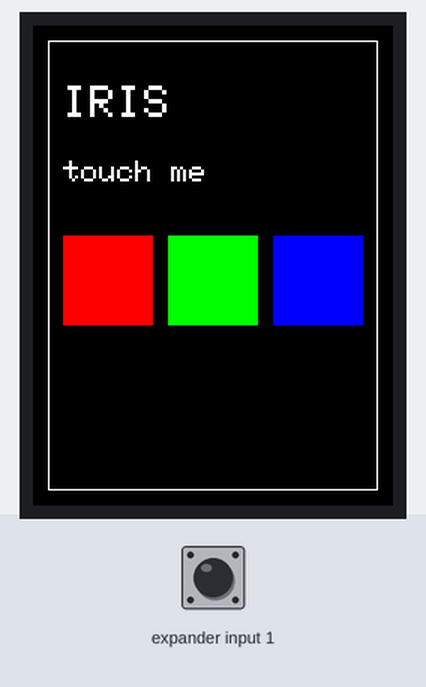
Bench run of a sketch on a simulated ESP32. Shown: 240×320 colour display. Wiring (inferred from the names in the program): PCF8574 port expander at I2C address 0x38. Inputs (shaded band) come from the test bench; at power-on: expander input 1 HIGH. What the sketch prints to the serial monitor is not drawn.

Above: at 0.5 s.

The sketch:

display_check.ino
```cpp
/* display_check — does the screen light up, and does touch report sane numbers?
   Nothing to do with iris. This exists so that when the real sketch misbehaves
   you already know whether the panel and the touch controller are good. */

#include <SPI.h>
/* This sketch is for one board: the ES3C28P (LCDWIKI's 2.8-inch ESP32-S3
   display board). It drives that board's TFT (thin-film transistor) screen,
   an ILI9341 at 240 x 320, over SPI (serial peripheral interface, the fast
   four-wire bus screens use) on its fixed pins, and talks to its FT6336
   touch controller on I2C (inter-integrated circuit, a two-wire bus) at
   0x38, so it will not build for an Uno, a Pico or a plain ESP32 -- that is
   the hardware, not a bug. */
#include <Wire.h>

/* BOARD SETTINGS. This sketch drives the ES3C28P's own pins, so it needs
   the ESP32-S3 board entry, and Serial reaches the computer through the
   chip's own USB (Universal Serial Bus) port only with USB CDC On Boot
   enabled (CDC: Communications Device Class, the USB serial-port standard).
   Either USB Mode works: this sketch uses nothing from the USB-OTG
   (On-The-Go) mode's TinyUSB software. */
#if defined(ARDUINO_ARCH_ESP32) && !defined(CONFIG_IDF_TARGET_ESP32S3)
#error "This sketch is for the ESP32-S3 display board. Set Tools -> Board -> esp32 -> ESP32S3 Dev Module, then set the board options in GET-STARTED.md."
#endif
#if defined(CONFIG_IDF_TARGET_ESP32S3) && !ARDUINO_USB_CDC_ON_BOOT
#error "Set Tools -> USB CDC On Boot -> Enabled. The board's USB socket is the chip's own USB port; with this setting off, Serial prints to pins 43 and 44 instead and Serial Monitor stays empty."
#endif

#include <Adafruit_GFX.h>
#include <Adafruit_ILI9341.h>

#define LCD_CS 10
#define LCD_DC 46
#define LCD_SCK 12
#define LCD_MOSI 11
#define LCD_MISO 13
#define LCD_BL 45
#define SDA_PIN 16
#define SCL_PIN 15
#define TOUCH_ADDR 0x38

Adafruit_ILI9341 tft = Adafruit_ILI9341(LCD_CS, LCD_DC, -1);

/* FT6336: touch count in 0x02, then X and Y as 12-bit values in 0x03..0x06. */
static bool touch_read(int *x, int *y) {
  Wire.beginTransmission(TOUCH_ADDR);
  Wire.write(0x02);
  if (Wire.endTransmission(false) != 0) return false;
  if (Wire.requestFrom(TOUCH_ADDR, 5) != 5) return false;
  uint8_t n  = Wire.read() & 0x0F;
  uint8_t xh = Wire.read(), xl = Wire.read();
  uint8_t yh = Wire.read(), yl = Wire.read();
  if (n == 0) return false;
  *x = ((xh & 0x0F) << 8) | xl;
  *y = ((yh & 0x0F) << 8) | yl;
  return true;
}

void setup() {
  Serial.begin(115200);
  /* On a board with native USB, this kit's among them, the serial port
     exists only once the computer opens it, and anything printed before
     that is lost. Wait for it, for twenty seconds at most. */
  while (!Serial && millis() < 20000) delay(10);
  delay(200);
  Serial.println("\ndisplay_check");

  pinMode(LCD_BL, OUTPUT);
  digitalWrite(LCD_BL, HIGH);                 /* backlight on, full brightness */

  SPI.begin(LCD_SCK, LCD_MISO, LCD_MOSI, LCD_CS);
  tft.begin();
  tft.invertDisplay(true);                    /* this panel ships inverted */
  tft.setRotation(0);
  tft.fillScreen(ILI9341_BLACK);

  tft.setTextColor(ILI9341_WHITE);
  tft.setTextSize(3);
  tft.setCursor(20, 40);  tft.print("IRIS");
  tft.setTextSize(2);
  tft.setCursor(20, 90);  tft.print("touch me");

  tft.drawRect(10, 10, 220, 300, ILI9341_WHITE);
  tft.fillRect(20, 140, 60, 60, ILI9341_RED);
  tft.fillRect(90, 140, 60, 60, ILI9341_GREEN);
  tft.fillRect(160, 140, 60, 60, ILI9341_BLUE);

  Wire.begin(SDA_PIN, SCL_PIN);
  Serial.println("screen drawn. If you see IRIS, a white border and three");
  Serial.println("colour squares (red, green, blue) the panel is good.");
  /* Say so if the touch controller does not answer, rather than printing
     nothing for every touch. */
  Wire.beginTransmission(TOUCH_ADDR);
  if (Wire.endTransmission() != 0) {
    Serial.println("The touch controller (FT6336, I2C 0x38) is not answering.");
    Serial.println("An ES3N28P has no touch; on an ES3C28P, run i2c_find.");
  } else {
    Serial.println("Now touch it - coordinates print here.\n");
  }
}

void loop() {
  int x, y;
  if (touch_read(&x, &y)) {
    Serial.print(F("touch  x=")); Serial.print(x);
    Serial.print(F("  y=")); Serial.println(y);
    tft.fillCircle(x, y, 6, ILI9341_YELLOW);
    delay(40);
  }
  delay(10);
}
```
